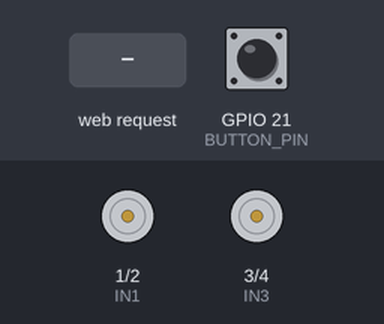
The sketch below on a simulated ESP32. Shown: motor-driver pin pairs drawn as motors (green arrow = first pin HIGH = forward, orange = second pin HIGH = backward, longer = more drive). The test bench sets the inputs (shaded band); at power-on: GPIO 21 (BUTTON_PIN) HIGH. WiFi joins after 1.5 s; servers stay silent unless stated; what the sketch prints to the serial monitor is not drawn.

Above: at 2.7 s.
2.8 s: HTTP request GET /motor?cmd=forward received
At 4.0 s:
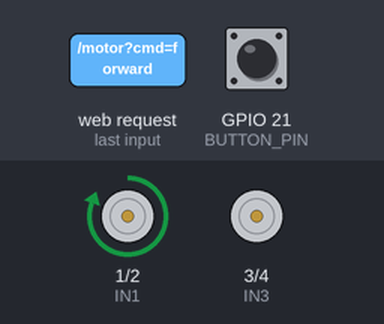
4.3 s: HTTP request GET /motor?cmd=backward received
At 5.1 s:
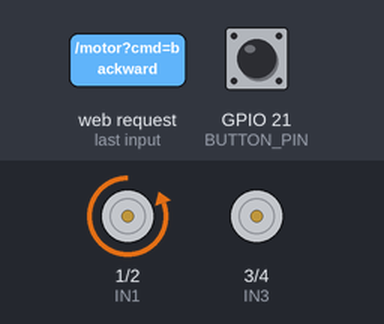
5.8 s: HTTP request GET /motor?cmd=stop received
At 6.3 s:
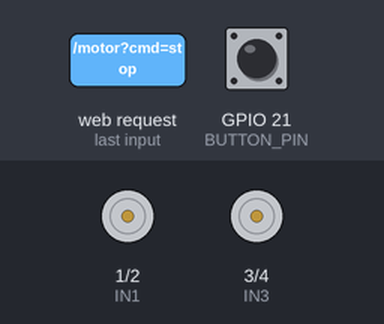
7.3 s: GPIO 21 (BUTTON_PIN) pulsed LOW 5 times (0.12 s each, 0.3 s apart)
At 8.3 s:
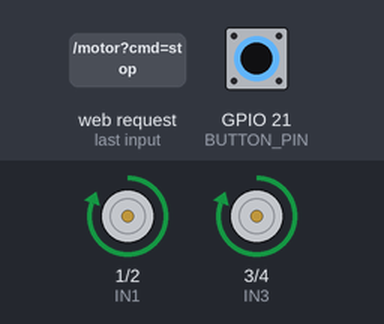
10.3 s: GPIO 21 (BUTTON_PIN) pulled LOW for 0.15 s
At 10.9 s:
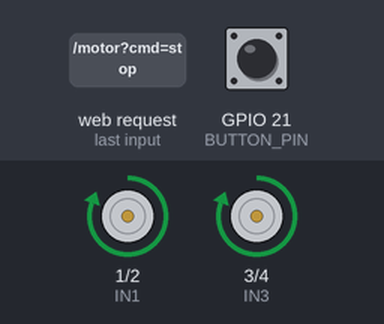
11.9 s: HTTP request GET /motor?cmd=backward received
At 13.3 s:
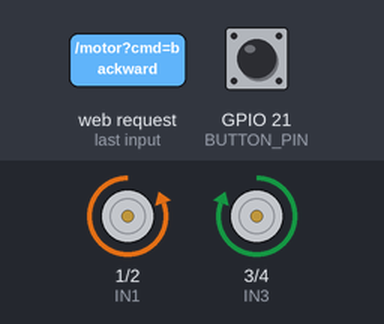
Timing chart, 0 to 14.4 s (numbered marks = the images above; inputs shaded):
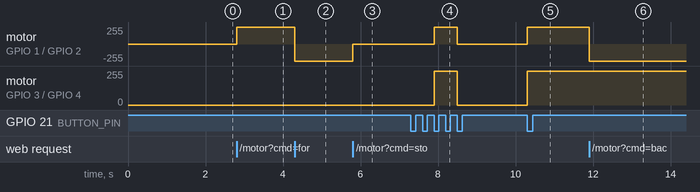

Measured:
- after the input at 2.8 s, motor on GPIO 1 (IN1) / GPIO 2 (IN2): stopped → forward 255/255 at once
- after the input at 4.3 s, motor on GPIO 1 (IN1) / GPIO 2 (IN2): forward 255/255 → backward 255/255 at once
- after the input at 5.8 s, motor on GPIO 1 (IN1) / GPIO 2 (IN2): backward 255/255 → stopped at once
- after the input at 7.3 s, motor on GPIO 1 (IN1) / GPIO 2 (IN2), motor on GPIO 3 (IN3) / GPIO 4 (IN4): stopped → forward 255/255 after 0.60 s, → stopped 0.60 s later
- after the input at 10.3 s, motor on GPIO 1 (IN1) / GPIO 2 (IN2), motor on GPIO 3 (IN3) / GPIO 4 (IN4): stopped → forward 255/255 at once
- after the input at 11.9 s, motor on GPIO 1 (IN1) / GPIO 2 (IN2): forward 255/255 → backward 255/255 at once

The sketch:

roomba.ino
```cpp
#include <WiFi.h>
#include <WebServer.h>
#include <DHT.h>
#include "webpage.h"
#include "style.h"

#define DHTPIN 20
#define DHTTYPE DHT11
DHT dht(DHTPIN, DHTTYPE);

#define IN1 1
#define IN2 2
#define IN3 3
#define IN4 4

#define BUTTON_PIN 21


bool buttonState = false;
bool lastButtonState = HIGH;

const char* ssid = "Jupiter530";
const char* password = "junjul01";

WebServer server(80);

void handleRoot() {
    server.send(200, "text/html", htmlPage);
}

void handleCSS() {
    server.send(200, "text/css", cssPage);
}

void handleMotor() {
    if (server.hasArg("cmd") ) {
        String cmd = server.arg("cmd");
        if (cmd == "forward") {
            digitalWrite(IN1, HIGH);
            digitalWrite(IN2, LOW);
        } else if (cmd == "backward") {
            digitalWrite(IN1, LOW);
            digitalWrite(IN2, HIGH);
        } else if (cmd == "stop") {
            digitalWrite(IN1, LOW);
            digitalWrite(IN2, LOW);
        }
    }

    server.send(200, "text/plain", "OK");
}

void handleClean() {
    if (server.hasArg("amb")) {
        String amb = server.arg("amb");
        if (amb == "sedot") {
            digitalWrite(IN3, HIGH);
            digitalWrite(IN4, LOW);
        } else if (amb == "stp") {
            digitalWrite(IN3, LOW);
            digitalWrite(IN4, LOW);
        }
    }

    server.send(200, "text/plain", "OK");
}

void handleSensor() {
    float temperature = dht.readTemperature();
    float humidity = dht.readHumidity();

    if (isnan(temperature) || isnan(humidity)) {
        server.send(500, "application/json", "{\"error\":\"Failed to read DHT sensor\"}");
        return;
    }

    String json = "{\"temperature\": " + String(temperature, 1) + ", \"humidity\": " + String(humidity, 1) + "}";
    server.send(200, "application/json", json);
}

void setup() {
    Serial.begin(115200);
    dht.begin();

    pinMode(IN1, OUTPUT);
    pinMode(IN2, OUTPUT);
    pinMode(IN4, OUTPUT);
    pinMode(IN3, OUTPUT);

    pinMode(BUTTON_PIN, INPUT);

    WiFi.begin(ssid, password);
    while (WiFi.status() != WL_CONNECTED) {
        delay(500);
        Serial.print(".");
    }
    Serial.println("\nConnected! IP: " + WiFi.localIP().toString());

    server.on("/", handleRoot);
    server.on("/style.css", handleCSS);
    server.on("/motor", handleMotor);
    server.on("/clean", handleClean);
    server.on("/sensor", handleSensor);

    server.begin();
}

void loop() {
    server.handleClient();
   bool currentButtonState = digitalRead(BUTTON_PIN);

    // offline
    if (currentButtonState == LOW && lastButtonState == HIGH) {
        buttonState = !buttonState; // Toggle state

        if (!buttonState) {
            digitalWrite(IN1, HIGH);
            digitalWrite(IN2, LOW);
            digitalWrite(IN3, HIGH);
            digitalWrite(IN4, LOW);

        } else {
            digitalWrite(IN1, LOW);
            digitalWrite(IN2, LOW);
            digitalWrite(IN3, LOW);
            digitalWrite(IN4, LOW);
        }

        delay(300);
    }

    lastButtonState = currentButtonState;

}
```

style.h
```cpp
#ifndef STYLE_H
#define STYLE_H

const char cssPage[] PROGMEM = R"rawliteral(
body {
    font-family: Arial, sans-serif;
    text-align: center;
    background-color: #f4f4f4;
    padding-top: 50px;
}
button {
    font-size: 20px;
    padding: 10px 20px;
    margin: 10px;
    cursor: pointer;
}
input[type="range"] {
    width: 50%;
}
)rawliteral";

#endif
```

webpage.h
```cpp
#ifndef WEBPAGE_H
#define WEBPAGE_H

const char htmlPage[] PROGMEM = R"rawliteral(
<!DOCTYPE html>
<html>
<head>
    <title>ESP32 Sensor & Motor Control</title>
    <link rel="stylesheet" type="text/css" href="/style.css">
</head>
<body>
    <h1>ESP32 Sensor & Motor Control</h1>

    <h2>Temperature: <span id="temp">--</span> °C</h2>
    <h2>Humidity: <span id="hum">--</span> %</h2>

    <button onclick="sendCommand('forward')">Forward</button>
    <button onclick="sendCommand('stop')">Stop</button>
    <button onclick="sendCommand('backward')">Backward</button>
    <br><br>
    <button onclick="sendComm('sedot')">sedot</button>
    <button onclick="sendComm('stp')">Stp</button>
    <script>
        function sendCommand(cmd) {
            fetch("/motor?cmd=" + cmd);
        }

        function sendComm(amb) {
            fetch("/clean?amb=" + amb);
        }

        function updateData() {
            fetch("/sensor").then(response => response.json()).then(data => {
                document.getElementById("temp").innerText = data.temperature;
                document.getElementById("hum").innerText = data.humidity;
            });
        }
        setInterval(updateData, 5000);
        updateData();
    </script>
</body>
</html>
)rawliteral";

#endif
```
